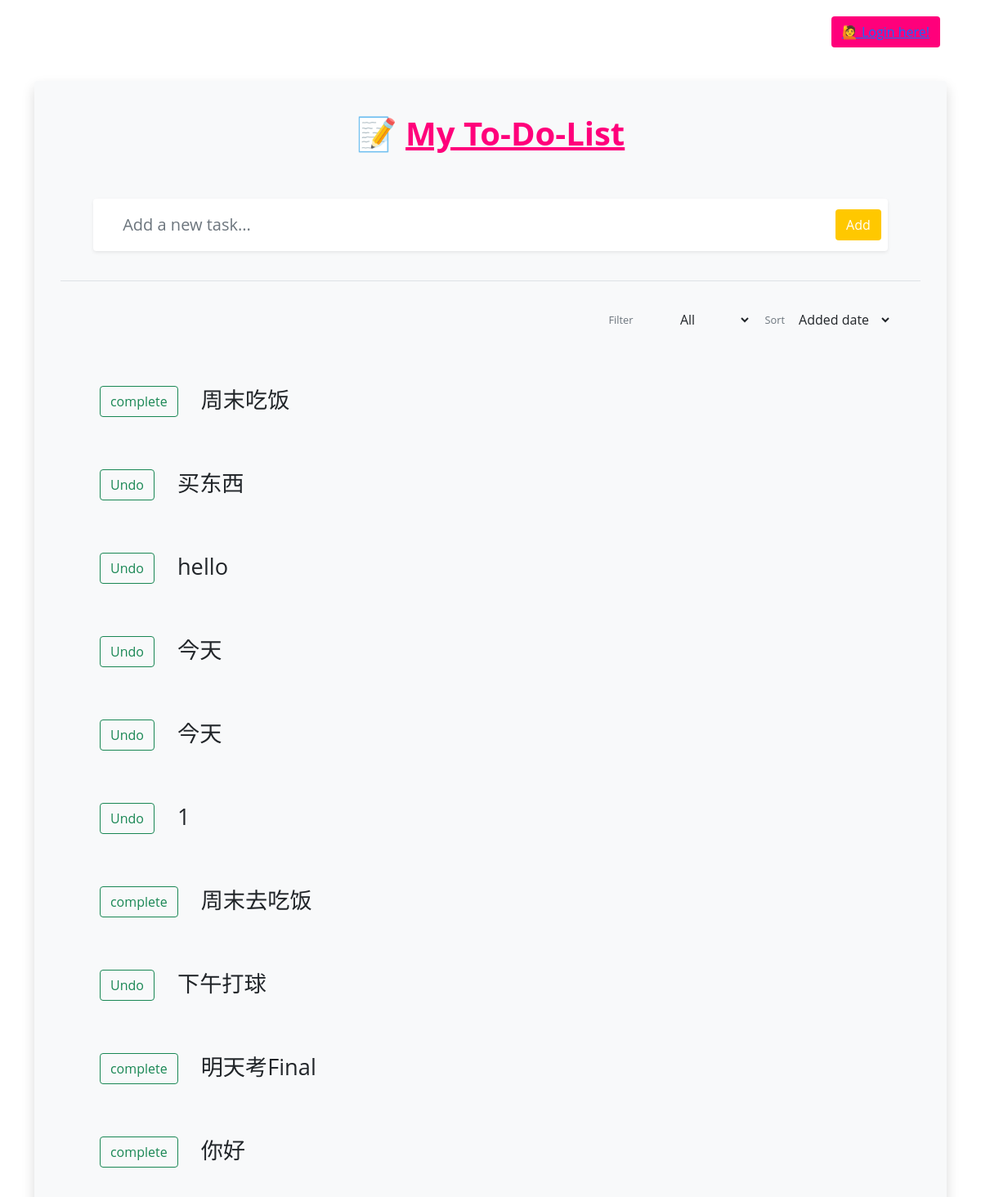
The page / on the database its author committed.
### home/models.py (models this page shows, shortened)
class Task(models.Model):
    id = models.BigAutoField(auto_created=True, primary_key=True)
    title=models.CharField(max_length=100)
    details=models.TextField(blank=True, null=True)
    create_date=models.DateTimeField(default=timezone.now)
    due_date=models.DateTimeField(blank=True, null=True)
    complete = models.BooleanField(default=False)
    user = models.ForeignKey(settings.AUTH_USER_MODEL, default=None, null=False, on_delete=models.CASCADE)

### home/views.py (the view)
# urls.py: path("", views.index, name="index"),
def index(request):
    template_name = "home/templates/index.html"
    if request.user.is_authenticated:
        todolist = Task.objects.filter(user=request.user)
    else:
        todolist = Task.objects.filter(user=None)
    context = {'todolist': todolist}
    return render(request, template_name=template_name, context=context)

### home/templates/index.html (shortened to what this page needs)
{% url 'home:index' as home_base_url %}
{% load static %}
<!DOCTYPE HTML>
<html lang="en">
<head>
    <link rel="stylesheet" href="{% static 'modules/bootstrap/css/bootstrap-grid.css' %}" />
    <link href="https://cdn.jsdelivr.net/npm/bootstrap@5.1.3/dist/css/bootstrap.min.css" rel="stylesheet">
     <link rel="stylesheet" href="{% static 'css/fontawesome/fontawesome-all.min.css' %}">
</head>
<body>
	<section id="main" class="container-md mx-md-auto mx-1">
    {% if user.is_authenticated %}
        <button type="submit" class="btn btn-primary" style="position: absolute;
        top: 20px;
        right: 50px;background-color: rgb(255, 0, 123)!important; border-color:transparent!important;"><a href="{% url 'accounts:logout' %}">Hi, {{ user.username }}</a></button>
    {% else %}
    <button class="btn btn-primary" style="position: absolute;
    top: 20px;
    right: 50px;background-color: rgb(255, 0, 123)!important; border-color:transparent!important;"><a href="{% url 'accounts:login' %}">🙋 Login here!</a></button>
    {% endif %}
    <br>
        <br>
		{% block main %}
        <div class="container m-5 p-2 rounded mx-auto bg-light shadow" style="background-color: pink;">
            <div class="row m-1 p-4">
                <div class="col">
                    <div class="p-1 h1 text-primary text-center mx-auto display-inline-block" style="color: rgb(255, 0, 123)!important;">
                        <b>📝 <u>My To-Do-List</u></b>
                    </div>
                </div>
            </div>
            <div class="row m-1 p-3">
                <div class="col col-11 mx-auto">
                    <form class="form-container" id = "infoForm" enctype="multipart/form-data" action="/create_task/"method="POST" role="form">
                        <div class="row bg-white rounded shadow-sm p-2 add-todo-wrapper align-items-center justify-content-center">
                            <div class="col form-group">
                                <input class="form-control form-control-lg border-0 add-todo-input bg-transparent rounded" type="text" name="title" placeholder="Add a new task..." required>
                            </div>
                            <div class="col-auto px-0 mx-0 mr-2 ">
                                <button type="submit" class="btn btn-primary" style="background-color:rgb(255, 200, 0)!important;border-color:transparent!important;">Add</button>
                            </div>
                        </div>
                    </form>
                </div>
            </div>
            <div class="p-2 mx-4 border-black-25 border-bottom"></div>
            <div class="row m-1 p-3 px-5 justify-content-end">
                <div class="col-auto d-flex align-items-center">
                    <label class="text-secondary my-2 pr-2 view-opt-label">Filter</label>
                    <select class="custom-select custom-select-sm btn my-2">
                        <option value="all" selected>All</option>
                    </select>
                </div>
                <div class="col-auto d-flex align-items-center px-1 pr-3">
                    <label class="text-secondary my-2 pr-2 view-opt-label">Sort</label>
                    <select class="custom-select custom-select-sm btn my-2">
                        <option value="added-date-asc" selected>Added date</option>
                    </select>
                    <i class="fa fa fa-sort-amount-asc text-info btn mx-0 px-0 pl-1" data-toggle="tooltip" data-placement="bottom" title="Ascending"></i>
                </div>
            </div>
            <div class="row mx-1 px-5 pb-3 w-80">
                <div class="col mx-auto">
                    {% for task in todolist %}
            <div class="row px-3 align-items-center todo-item rounded">
                <div class="col-auto m-1 p-0 d-flex align-items-center">
                    <h2 class="m-0 p-0">
                            {% if task.complete == False %}
                            <form method="POST" nctype="multipart/form-data" action="/change_status/"method="POST" role="form" >
                            <button type="submit" class="btn btn-outline-success my-2 my-sm-0" >complete</button>
                        </form>
                            {% else %}
                            <form method="POST" nctype="multipart/form-data" action="/change_status/"method="POST" role="form" >
                            <button type="submit" class="btn btn-outline-success my-2 my-sm-0" >Undo</button>
                        </form>
                            {% endif %}
                    </h2>
                </div>
                <div class="col px-1 m-1 d-flex align-items-center">
                    {% if task.complete == true %}
                    <strike>
                    <input type="text" class="form-control form-control-lg border-0 edit-todo-input bg-transparent rounded px-3" readonly value="{{task.title}}" title="{{task.title}}" />
                    <input type="text" class="form-control form-control-lg border-0 edit-todo-input rounded px-3 d-none" value="{{task.title}}" />
                    </strike>
                    {% else %}
                    <input type="text" class="form-control form-control-lg border-0 edit-todo-input bg-transparent rounded px-3" readonly value="{{task.title}}" title="{{task.title}}" />
                    {% endif %}
                </div>
            </div>
                    {% endfor %}
                </div>
            </div>
        </div>
        {% endblock %}
		</section>
</body>
</html>

### home/templates/index.html (style rules this page uses)
body { font-family: "Open Sans", sans-serif; line-height: 1.6; }
.add-todo-input, .edit-todo-input { outline: none; }
.view-opt-label, .date-label { font-size: 0.8rem; }
.edit-todo-input { font-size: 1.7rem !important; }

### rows shown on the page
Task: title "周末吃饭"
Task: title "买东西"
Task: title "hello"
Task: title "今天"
Task: title "今天"
Task: title "1"
Task: title "周末去吃饭"
Task: title "下午打球"
Task: title "明天考Final"
Task: title "你好"
